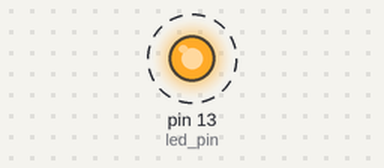
The sketch below on a simulated Teensy 3. Parts: output pins drawn as LEDs (lit = HIGH). Dashed ring = blinking. What the sketch prints to the serial monitor is not drawn.

Above: at 0.05 s.
Timing chart, 0 to 3.0 s (numbered marks = the images above):
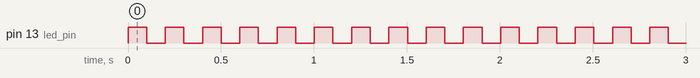

Measured:
- by itself, pin 13 (led_pin): alternates HIGH for 0.10 s and LOW for 0.10 s

The sketch:

main.ino
```cpp
#include <Streaming.h>

/* Define the pin that has an LED connected to it (in this case on the board) */
const int led_pin = 13;

void setup() {
  /* Open the VCP/serial port, this must be done before it is used */
  Serial.begin(9600);

  /* Set the mode of the PIN with an LED connected */
  pinMode(led_pin, OUTPUT);

  /* Set the LED pin low/off */
  digitalWrite(led_pin, LOW);
}

void loop() {
  /* Get the previous state of the LED pin */
  const auto led_state = digitalRead(led_pin);

  /* Set the LED pin to the opposite of what it just was (toggle it) */
  const auto new_led_state = !led_state;
  digitalWrite(led_pin, new_led_state);

  /* Send some data via serial */
  Serial << "The LED was " << led_state << ", now it is " << new_led_state
         << '\n';

  /* Wait 100 milliseconds (0.1 seconds) */
  delay(100);
}
```
